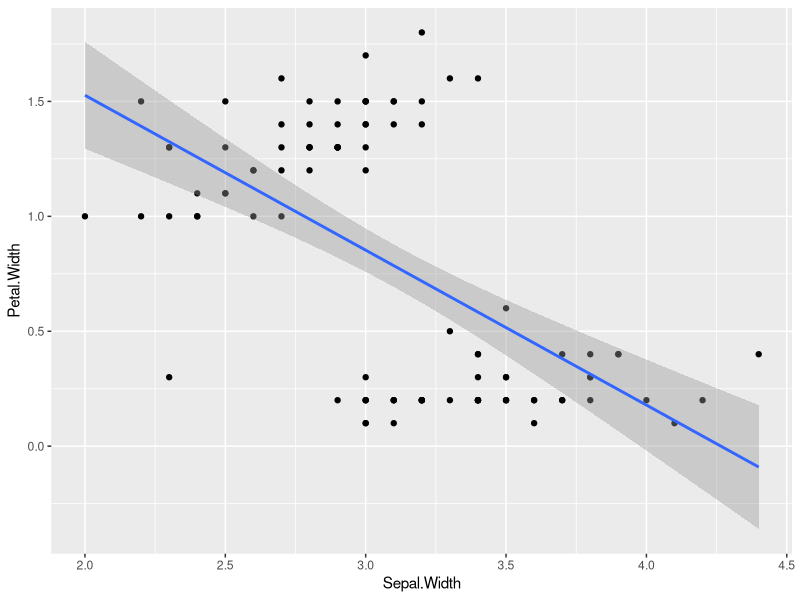
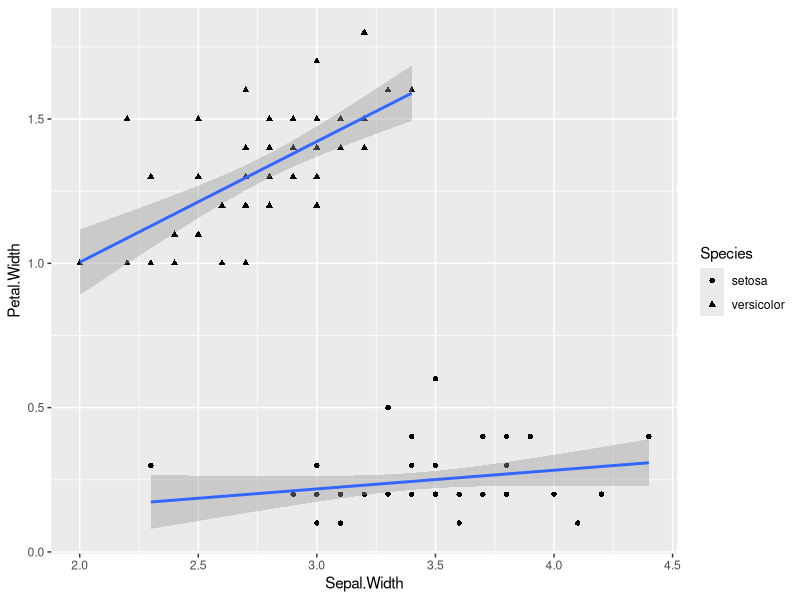
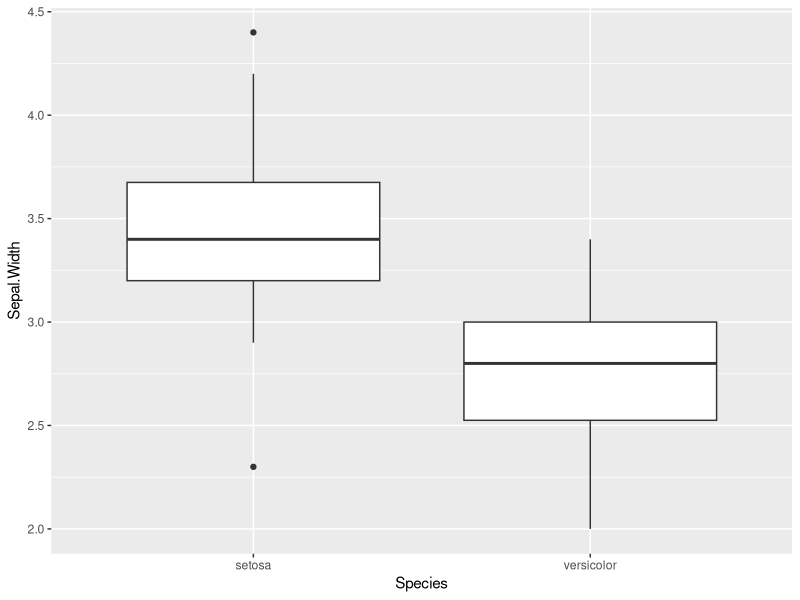
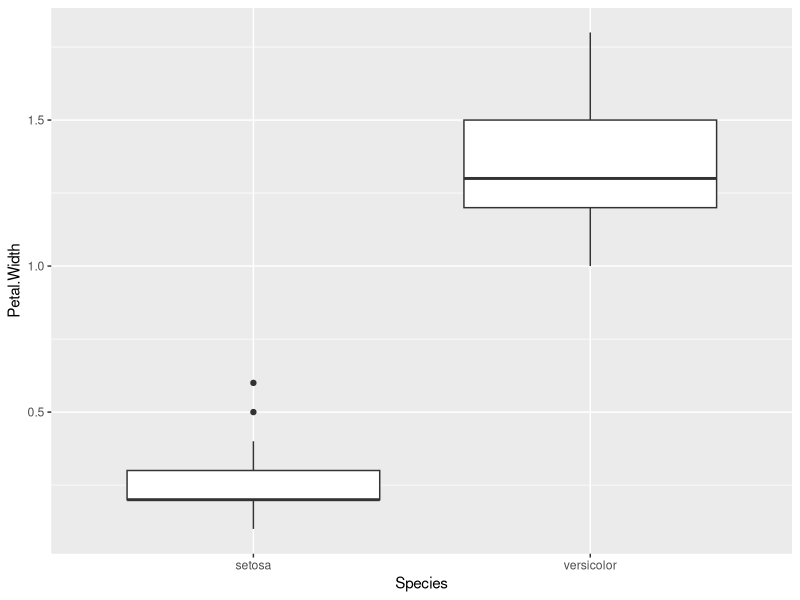

Generate these figures, in order, with R:

library(ggplot2)
library(dplyr)

ir1 <- iris

head(ir1)

## focus on two species
ir2 <- ir1 %>% filter(Species=="setosa"|Species=="versicolor")
head(ir2)

## plot petal.width vs sepal.width with linear model line
ggplot(ir2, aes(x=Sepal.Width, y=Petal.Width))+geom_point()+
  geom_smooth(method='lm')

## check correlation - negative
cor(ir2$Sepal.Width, ir2$Petal.Width)
cor.test(ir2$Sepal.Width, ir2$Petal.Width)

## create model of petal.width based on sepal.width
model1 <- lm(ir2$Petal.Width~ir2$Sepal.Width)
## review model - negative coefficient on sepal.width (as expected, given negative correlation)
## relatively low adjusted r-sq at 0.32 but statistically significant
summary(model1)

## split out two species and show lm lines for each
## positive relationships for petal.width when species taken into account
ggplot(ir2, aes(x=Sepal.Width, y=Petal.Width, shape=Species))+geom_point()+
  geom_smooth(method='lm')

## identify species as either 1 for setosa and 0 for versicolor
ir3 <- ir2 %>%
  mutate(spec=ifelse(Species=="setosa",1,0))

## create model that takes into account species
model2 <- lm(ir3$Petal.Width~ir3$Sepal.Width+ir3$spec)
## now a positive coefficient for sepal.width, as expected
## very high adjusted r-sq at 0.94
summary(model2)

## RESULTS FROM ABOVE
## if we know sepal width and species, we can predict petal width with pretty good accuracy

## another question: what metric or combination of metrics will enable us to make a good guess at species?

## boxplot on sepal.width shows sepal.width above 3 is probably setosa, with small chance of versicolor
## and below 3 is probably versicolor with small chance of setosa
ggplot(ir2, aes(x=Species,y=Sepal.Width))+geom_boxplot()
## boxplot on petal.width shows that petal width above 1 is versicolor, below 1 is setosa
ggplot(ir2, aes(x=Species,y=Petal.Width))+geom_boxplot()

## WHAT I WANT TO KNOW IS:
## what are the techniques for determining more certainly where to draw the lines
## - logistic regression on petal.width ?
##    - test with both sepal width and pedal width
## - clustering to establish break-points?

